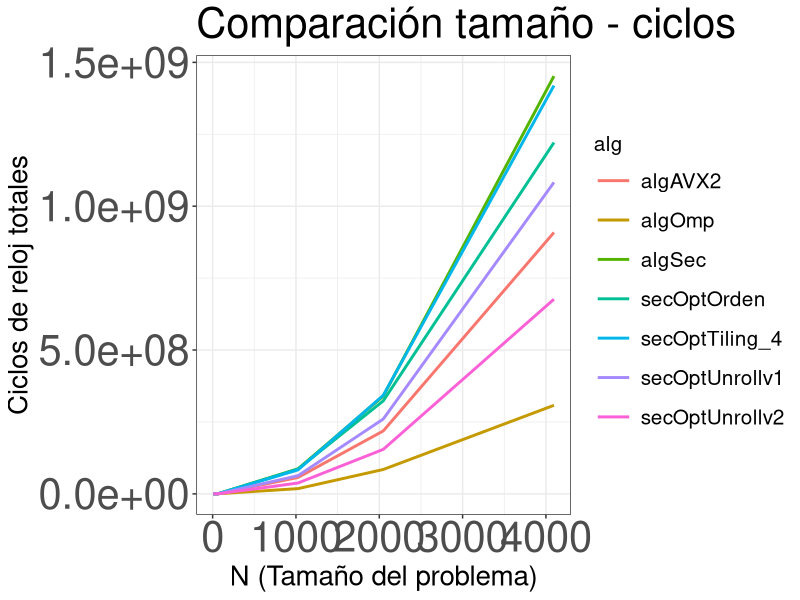

Source code (R): (Note: this script raises an error after producing the figure.)
library(ggplot2)
library("ggrepel")                              
setwd(dirname(rstudioapi::getActiveDocumentContext()$path)) # wd = carpeta contenedora del script (solo funciona en RSTUDIO)

# Preparar datos
datos = read.table("salida.txt", header = TRUE, sep = ",")
# Mediana de todas las observaciones
datosCiclos <- aggregate( ck ~ N + alg, data = datos, median)
# Grafica de tamaño-ciclos totales para cada algoritmo
plotCiclos = ggplot(data = datosCiclos, mapping = aes(x = N, y = ck)) +
  geom_line(aes(color = alg, group = alg), lwd = 1) +
  labs(title = "Comparación tamaño - ciclos",
       x = "N (Tamaño del problema)",
       y = "Ciclos de reloj totales") +
  theme_bw() +
  theme(legend.title = element_text(size = 15),
        legend.text = element_text(size=15),
        legend.key.size = unit(1, 'cm'),
        axis.title.x = element_text(size = 20),
        axis.title.y = element_text(size = 20),
        axis.text.x = element_text(size = 30),
        axis.text.y = element_text(size = 30),
        title = element_text(size = 25))

ggsave("graficaCiclos.png", plotCiclos, width = 15, height = 10)

datosSpeedup = datosCiclos
algBase = "Sec (O2)"
tiemposAlgBase = datosSpeedup[datosSpeedup$alg == algBase, ]
datosSpeedup$ck = apply(datosSpeedup, 1, function(x) {
  x[3] = tiemposAlgBase$ck[tiemposAlgBase$N == as.numeric(trimws(x[1], "both"))] / as.numeric(x[3])
})
colnames(datosSpeedup)[which(names(datosSpeedup) == "ck")] <- "speedup"                              
plotSpeedup = ggplot(data = datosSpeedup, mapping = aes(x = N, y = speedup)) +
  geom_line(aes(color = alg, group = alg), lwd = 1) +
  labs(title = "Speedup respecto al algoritmo secuencial",
       x = "N (Tamaño del problema)",
       y = "Veces más rápido") +
  theme_bw() +
  theme(legend.title = element_text(size = 15),
        legend.text = element_text(size=15),
        legend.key.size = unit(1, 'cm'),
        axis.title.x = element_text(size = 20),
        axis.title.y = element_text(size = 20),
        axis.text.x = element_text(size = 30),
        axis.text.y = element_text(size = 30),
        title = element_text(size = 25))
  

ggsave("graficaSpeedup.png", plotSpeedup, width = 15, height = 10)
plotCiclos
plotSpeedup
tiemposOMP = datosSpeedup[substring(datosSpeedup$alg, 1, 3 ) == "OMP",]
tiemposOMP = tiemposOMP[tiemposOMP$N == 3000, ]
tiemposOMP$nThreads = as.numeric(substring(tiemposOMP$alg, 6,7))
plotThreads = ggplot(tiemposOMP,aes(x = nThreads, y = speedup), group = 1) +
  geom_line()+
  geom_point() +
  labs(title = "Speedup para N = 3000 para diferente número de hilos",
       x = "nThreads (Número de hilos usados)",
       y = "Veces más rápido respecto a sec.") +
  theme_bw() +
  theme(legend.title = element_text(size = 15),
        legend.text = element_text(size=15),
        legend.key.size = unit(1, 'cm'),
        axis.title.x = element_text(size = 20),
        axis.title.y = element_text(size = 20),
        axis.text.x = element_text(size = 30),
        axis.text.y = element_text(size = 30),
        title = element_text(size = 25))
ggsave("graficaThreads.png", plotThreads, width = 15, height = 10)
plotThreads
